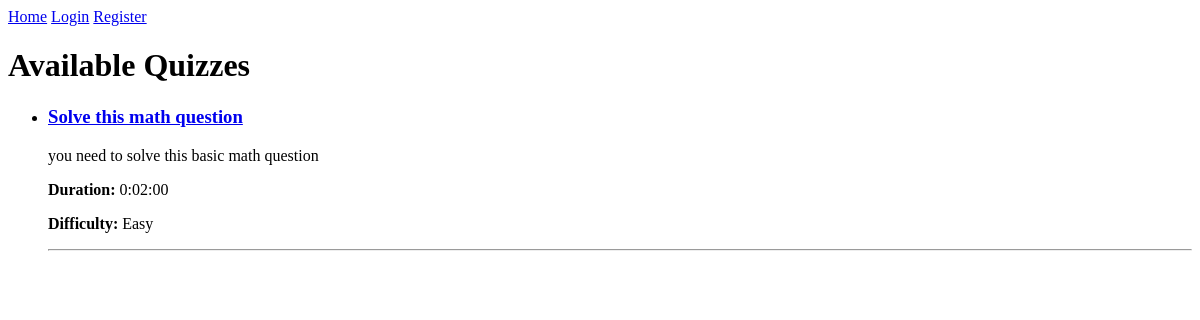
/, run on an earlier commit of the app's database.
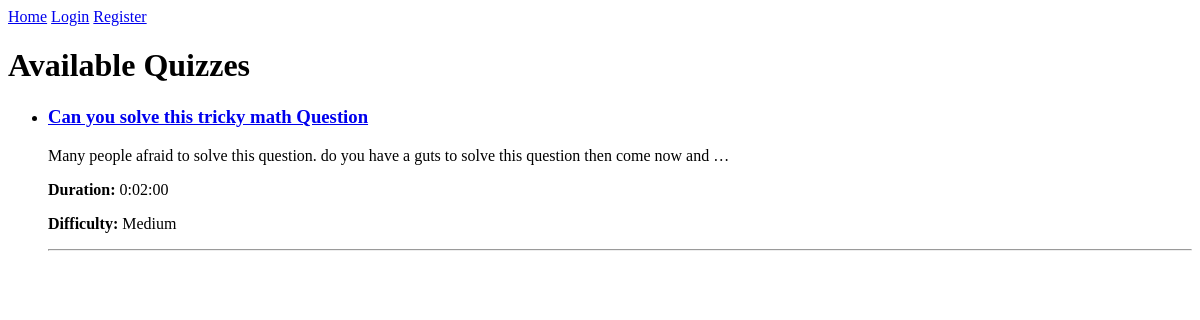
And on a later commit of the database.
### app/models.py (models this page shows, shortened)
class Quizes(models.Model):
    title = models.CharField(max_length=200)
    description = models.TextField(blank=True, null=True)
    created_by = models.ForeignKey(User, on_delete=models.SET_NULL, null=True, blank=True)
    created_at = models.DateTimeField(auto_now_add=True)
    duration = models.DurationField(default=timedelta(minutes=10))  # Quiz time limit
    difficulty = models.CharField(max_length=1, choices=DIFFICULT_CHOICES, default="M")
    is_active = models.BooleanField(default=True) #can be attempt
    available_until = models.DateTimeField(null=True, blank=True)

### app/views.py (the view)
# urls.py: path("", QuizListView.as_view(), name="quiz-list"),
class QuizListView(ListView):
    model = Quizes
    template_name = 'app/quizes_list.html'
    context_object_name = 'quizzes'
    def get_queryset(self):
        now = timezone.now()
        return Quizes.objects.filter(is_active=True, available_until__gte=now) | \
            Quizes.objects.filter(is_active=True, available_until__isnull=True)

### app/templates/app/quizes_list.html (shortened to what this page needs)
{% extends 'base.html' %}
{% block content %}
<h1>Available Quizzes</h1>
{% if quizzes %}
    <ul>
    {% for quiz in quizzes %}
        <li>
            <h3><a href="{% url 'quiz-detail' quiz.pk %}">{{ quiz.title }}</a></h3>
            <p>{{ quiz.description|truncatewords:20|default:"No description" }}</p>
            <p><strong>Duration:</strong> {{ quiz.duration }}</p>
            <p><strong>Difficulty:</strong> {{ quiz.get_difficulty_display }}</p>
            <hr>
        </li>
    {% endfor %}
    </ul>
{% else %}
    <p>No active quizzes available.</p>
{% endif %}
{% endblock %}

What changed in the data, as far as the page shows it:
removed Quizes: title "Solve this math question", description "you need to solve this basic math question", duration "0:02:00", difficulty "Easy"
added Quizes: title "Can you solve this tricky math Question", description "Many people afraid to solve this question. do you have a guts to solve this question then come now and …", duration "0:02:00", difficulty "Medium"
